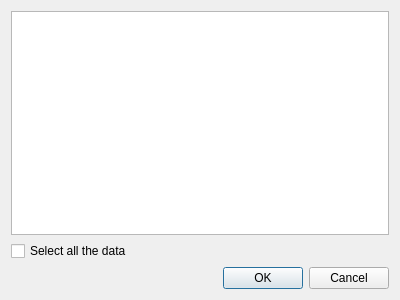
<?xml version="1.0" encoding="UTF-8"?>
<ui version="4.0">
 <class>DataStoreWindow</class>
 <widget class="QDialog" name="DataStoreWindow">
  <property name="geometry">
   <rect>
    <x>0</x>
    <y>0</y>
    <width>400</width>
    <height>300</height>
   </rect>
  </property>
  <property name="windowTitle">
   <string>Data Selector</string>
  </property>
  <layout class="QVBoxLayout" name="layout">
   <item>
    <widget class="QTreeView" name="treeView">
     <attribute name="headerVisible">
      <bool>false</bool>
     </attribute>
    </widget>
   </item>
   <item>
    <widget class="QCheckBox" name="allDataCheckBox">
     <property name="text">
      <string>Select all the data</string>
     </property>
     <property name="tristate">
      <bool>true</bool>
     </property>
    </widget>
   </item>
   <item>
    <widget class="QDialogButtonBox" name="buttonBox">
     <property name="standardButtons">
      <set>QDialogButtonBox::Cancel|QDialogButtonBox::Ok</set>
     </property>
    </widget>
   </item>
  </layout>
 </widget>
 <resources/>
 <connections/>
</ui>
